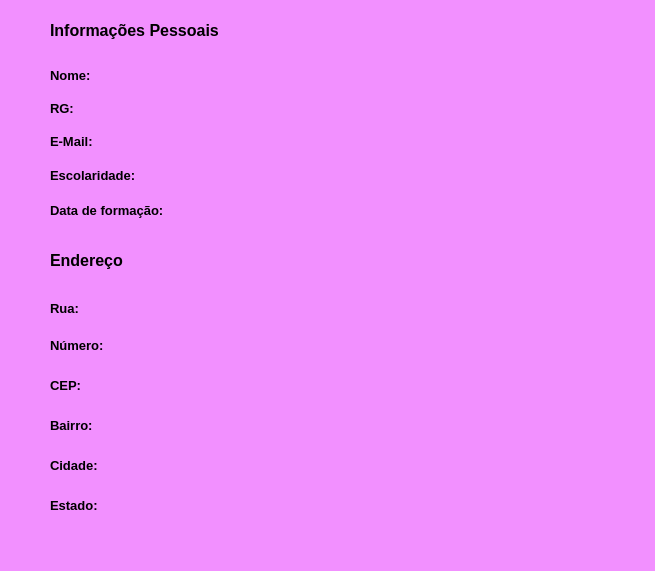
<?xml version="1.0" encoding="UTF-8"?>
<ui version="4.0">
 <class>janelaTerceira</class>
 <widget class="QMainWindow" name="janelaTerceira">
  <property name="geometry">
   <rect>
    <x>0</x>
    <y>0</y>
    <width>655</width>
    <height>571</height>
   </rect>
  </property>
  <property name="windowTitle">
   <string>Cadastro Realizado</string>
  </property>
  <property name="styleSheet">
   <string notr="true">background-color: rgb(242, 144, 255);</string>
  </property>
  <widget class="QWidget" name="centralwidget">
   <widget class="QLabel" name="label">
    <property name="geometry">
     <rect>
      <x>50</x>
      <y>20</y>
      <width>231</width>
      <height>21</height>
     </rect>
    </property>
    <property name="text">
     <string>&lt;html&gt;&lt;head/&gt;&lt;body&gt;&lt;p&gt;&lt;span style=&quot; font-size:12pt; font-weight:600;&quot;&gt;Informações Pessoais&lt;/span&gt;&lt;/p&gt;&lt;/body&gt;&lt;/html&gt;</string>
    </property>
   </widget>
   <widget class="QLabel" name="label_2">
    <property name="geometry">
     <rect>
      <x>50</x>
      <y>60</y>
      <width>81</width>
      <height>31</height>
     </rect>
    </property>
    <property name="text">
     <string>&lt;html&gt;&lt;head/&gt;&lt;body&gt;&lt;p&gt;&lt;span style=&quot; font-size:10pt; font-weight:600;&quot;&gt;Nome:&lt;/span&gt;&lt;/p&gt;&lt;/body&gt;&lt;/html&gt;</string>
    </property>
   </widget>
   <widget class="QLabel" name="label_3">
    <property name="geometry">
     <rect>
      <x>50</x>
      <y>93</y>
      <width>81</width>
      <height>31</height>
     </rect>
    </property>
    <property name="text">
     <string>&lt;html&gt;&lt;head/&gt;&lt;body&gt;&lt;p&gt;&lt;span style=&quot; font-size:10pt; font-weight:600;&quot;&gt;RG:&lt;/span&gt;&lt;/p&gt;&lt;/body&gt;&lt;/html&gt;</string>
    </property>
   </widget>
   <widget class="QLabel" name="label_4">
    <property name="geometry">
     <rect>
      <x>50</x>
      <y>126</y>
      <width>61</width>
      <height>31</height>
     </rect>
    </property>
    <property name="text">
     <string>&lt;html&gt;&lt;head/&gt;&lt;body&gt;&lt;p&gt;&lt;span style=&quot; font-size:10pt; font-weight:600;&quot;&gt;E-Mail:&lt;/span&gt;&lt;/p&gt;&lt;/body&gt;&lt;/html&gt;</string>
    </property>
   </widget>
   <widget class="QLabel" name="label_5">
    <property name="geometry">
     <rect>
      <x>50</x>
      <y>160</y>
      <width>121</width>
      <height>31</height>
     </rect>
    </property>
    <property name="text">
     <string>&lt;html&gt;&lt;head/&gt;&lt;body&gt;&lt;p&gt;&lt;span style=&quot; font-size:10pt; font-weight:600;&quot;&gt;Escolaridade:&lt;/span&gt;&lt;/p&gt;&lt;/body&gt;&lt;/html&gt;</string>
    </property>
   </widget>
   <widget class="QLabel" name="label_6">
    <property name="geometry">
     <rect>
      <x>50</x>
      <y>195</y>
      <width>161</width>
      <height>31</height>
     </rect>
    </property>
    <property name="text">
     <string>&lt;html&gt;&lt;head/&gt;&lt;body&gt;&lt;p&gt;&lt;span style=&quot; font-size:10pt; font-weight:600;&quot;&gt;Data de formação:&lt;/span&gt;&lt;/p&gt;&lt;/body&gt;&lt;/html&gt;</string>
    </property>
   </widget>
   <widget class="QLabel" name="label_7">
    <property name="geometry">
     <rect>
      <x>50</x>
      <y>293</y>
      <width>161</width>
      <height>31</height>
     </rect>
    </property>
    <property name="text">
     <string>&lt;html&gt;&lt;head/&gt;&lt;body&gt;&lt;p&gt;&lt;span style=&quot; font-size:10pt; font-weight:600;&quot;&gt;Rua:&lt;/span&gt;&lt;/p&gt;&lt;/body&gt;&lt;/html&gt;</string>
    </property>
   </widget>
   <widget class="QLabel" name="label_8">
    <property name="geometry">
     <rect>
      <x>50</x>
      <y>250</y>
      <width>231</width>
      <height>21</height>
     </rect>
    </property>
    <property name="text">
     <string>&lt;html&gt;&lt;head/&gt;&lt;body&gt;&lt;p&gt;&lt;span style=&quot; font-size:12pt; font-weight:600;&quot;&gt;Endereço&lt;/span&gt;&lt;/p&gt;&lt;/body&gt;&lt;/html&gt;</string>
    </property>
   </widget>
   <widget class="QLabel" name="label_9">
    <property name="geometry">
     <rect>
      <x>50</x>
      <y>330</y>
      <width>161</width>
      <height>31</height>
     </rect>
    </property>
    <property name="text">
     <string>&lt;html&gt;&lt;head/&gt;&lt;body&gt;&lt;p&gt;&lt;span style=&quot; font-size:10pt; font-weight:600;&quot;&gt;Número:&lt;/span&gt;&lt;/p&gt;&lt;/body&gt;&lt;/html&gt;</string>
    </property>
   </widget>
   <widget class="QLabel" name="label_10">
    <property name="geometry">
     <rect>
      <x>50</x>
      <y>370</y>
      <width>41</width>
      <height>31</height>
     </rect>
    </property>
    <property name="text">
     <string>&lt;html&gt;&lt;head/&gt;&lt;body&gt;&lt;p&gt;&lt;span style=&quot; font-size:10pt; font-weight:600;&quot;&gt;CEP:&lt;/span&gt;&lt;/p&gt;&lt;/body&gt;&lt;/html&gt;</string>
    </property>
   </widget>
   <widget class="QLabel" name="label_11">
    <property name="geometry">
     <rect>
      <x>50</x>
      <y>410</y>
      <width>161</width>
      <height>31</height>
     </rect>
    </property>
    <property name="text">
     <string>&lt;html&gt;&lt;head/&gt;&lt;body&gt;&lt;p&gt;&lt;span style=&quot; font-size:10pt; font-weight:600;&quot;&gt;Bairro:&lt;/span&gt;&lt;/p&gt;&lt;/body&gt;&lt;/html&gt;</string>
    </property>
   </widget>
   <widget class="QLabel" name="label_12">
    <property name="geometry">
     <rect>
      <x>50</x>
      <y>450</y>
      <width>71</width>
      <height>31</height>
     </rect>
    </property>
    <property name="text">
     <string>&lt;html&gt;&lt;head/&gt;&lt;body&gt;&lt;p&gt;&lt;span style=&quot; font-size:10pt; font-weight:600;&quot;&gt;Cidade:&lt;/span&gt;&lt;/p&gt;&lt;/body&gt;&lt;/html&gt;</string>
    </property>
   </widget>
   <widget class="QLabel" name="label_13">
    <property name="geometry">
     <rect>
      <x>50</x>
      <y>490</y>
      <width>71</width>
      <height>31</height>
     </rect>
    </property>
    <property name="text">
     <string>&lt;html&gt;&lt;head/&gt;&lt;body&gt;&lt;p&gt;&lt;span style=&quot; font-size:10pt; font-weight:600;&quot;&gt;Estado:&lt;/span&gt;&lt;/p&gt;&lt;/body&gt;&lt;/html&gt;</string>
    </property>
   </widget>
   <widget class="QLabel" name="labelRecebeNome">
    <property name="geometry">
     <rect>
      <x>120</x>
      <y>68</y>
      <width>451</width>
      <height>16</height>
     </rect>
    </property>
    <property name="text">
     <string>&lt;html&gt;&lt;head/&gt;&lt;body&gt;&lt;p&gt;&lt;br/&gt;&lt;/p&gt;&lt;/body&gt;&lt;/html&gt;</string>
    </property>
   </widget>
   <widget class="QLabel" name="labelRecebeRG">
    <property name="geometry">
     <rect>
      <x>90</x>
      <y>100</y>
      <width>451</width>
      <height>16</height>
     </rect>
    </property>
    <property name="text">
     <string>&lt;html&gt;&lt;head/&gt;&lt;body&gt;&lt;p&gt;&lt;br/&gt;&lt;/p&gt;&lt;/body&gt;&lt;/html&gt;</string>
    </property>
   </widget>
   <widget class="QLabel" name="labelRecebeEmail">
    <property name="geometry">
     <rect>
      <x>119</x>
      <y>133</y>
      <width>451</width>
      <height>16</height>
     </rect>
    </property>
    <property name="text">
     <string>&lt;html&gt;&lt;head/&gt;&lt;body&gt;&lt;p&gt;&lt;br/&gt;&lt;/p&gt;&lt;/body&gt;&lt;/html&gt;</string>
    </property>
   </widget>
   <widget class="QLabel" name="labelRecebeEscolaridade">
    <property name="geometry">
     <rect>
      <x>171</x>
      <y>168</y>
      <width>451</width>
      <height>16</height>
     </rect>
    </property>
    <property name="text">
     <string>&lt;html&gt;&lt;head/&gt;&lt;body&gt;&lt;p&gt;&lt;br/&gt;&lt;/p&gt;&lt;/body&gt;&lt;/html&gt;</string>
    </property>
   </widget>
   <widget class="QLabel" name="labelRecebeDataFormacao">
    <property name="geometry">
     <rect>
      <x>215</x>
      <y>200</y>
      <width>381</width>
      <height>20</height>
     </rect>
    </property>
    <property name="text">
     <string>&lt;html&gt;&lt;head/&gt;&lt;body&gt;&lt;p&gt;&lt;br/&gt;&lt;/p&gt;&lt;/body&gt;&lt;/html&gt;</string>
    </property>
   </widget>
   <widget class="QLabel" name="labelRecebeRua">
    <property name="geometry">
     <rect>
      <x>96</x>
      <y>299</y>
      <width>471</width>
      <height>20</height>
     </rect>
    </property>
    <property name="text">
     <string>&lt;html&gt;&lt;head/&gt;&lt;body&gt;&lt;p&gt;&lt;br/&gt;&lt;/p&gt;&lt;/body&gt;&lt;/html&gt;</string>
    </property>
   </widget>
   <widget class="QLabel" name="labelRecebeNr">
    <property name="geometry">
     <rect>
      <x>133</x>
      <y>336</y>
      <width>471</width>
      <height>20</height>
     </rect>
    </property>
    <property name="text">
     <string>&lt;html&gt;&lt;head/&gt;&lt;body&gt;&lt;p&gt;&lt;br/&gt;&lt;/p&gt;&lt;/body&gt;&lt;/html&gt;</string>
    </property>
   </widget>
   <widget class="QLabel" name="labelRecebeCep">
    <property name="geometry">
     <rect>
      <x>98</x>
      <y>376</y>
      <width>471</width>
      <height>20</height>
     </rect>
    </property>
    <property name="text">
     <string>&lt;html&gt;&lt;head/&gt;&lt;body&gt;&lt;p&gt;&lt;br/&gt;&lt;/p&gt;&lt;/body&gt;&lt;/html&gt;</string>
    </property>
   </widget>
   <widget class="QLabel" name="labelRecebeBairro">
    <property name="geometry">
     <rect>
      <x>116</x>
      <y>416</y>
      <width>471</width>
      <height>20</height>
     </rect>
    </property>
    <property name="text">
     <string>&lt;html&gt;&lt;head/&gt;&lt;body&gt;&lt;p&gt;&lt;br/&gt;&lt;/p&gt;&lt;/body&gt;&lt;/html&gt;</string>
    </property>
   </widget>
   <widget class="QLabel" name="labelRecebeCidade">
    <property name="geometry">
     <rect>
      <x>121</x>
      <y>456</y>
      <width>471</width>
      <height>20</height>
     </rect>
    </property>
    <property name="text">
     <string>&lt;html&gt;&lt;head/&gt;&lt;body&gt;&lt;p&gt;&lt;br/&gt;&lt;/p&gt;&lt;/body&gt;&lt;/html&gt;</string>
    </property>
   </widget>
   <widget class="QLabel" name="labelRecebeEstado">
    <property name="geometry">
     <rect>
      <x>131</x>
      <y>497</y>
      <width>471</width>
      <height>20</height>
     </rect>
    </property>
    <property name="text">
     <string>&lt;html&gt;&lt;head/&gt;&lt;body&gt;&lt;p&gt;&lt;br/&gt;&lt;/p&gt;&lt;/body&gt;&lt;/html&gt;</string>
    </property>
   </widget>
  </widget>
  <widget class="QStatusBar" name="statusbar"/>
 </widget>
 <resources/>
 <connections/>
</ui>
